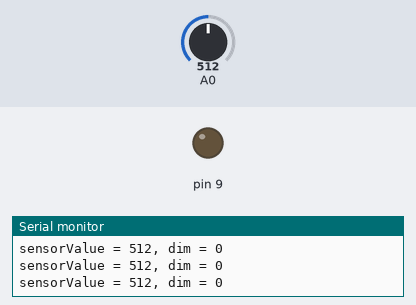
This sketch was run on a simulated Arduino Uno, built with avr-gcc and run on an emulated ATmega328P. On the bench: output pins drawn as LEDs (lit = HIGH), the last lines printed to the serial monitor. The inputs (shaded band) are chosen by the test bench; at power-on: A0 = 512.

Above: at 1.2 s.
1.3 s: A0 set to 900
At 2.5 s:
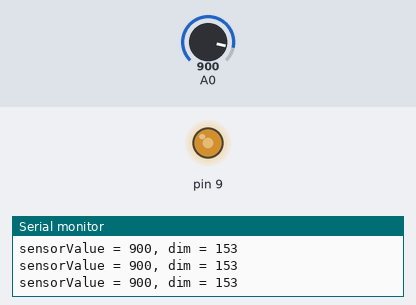
2.8 s: A0 set to 1023
At 3.8 s:
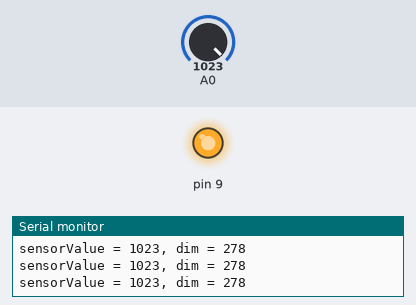
4.3 s: A0 set to 716
At 5.4 s:
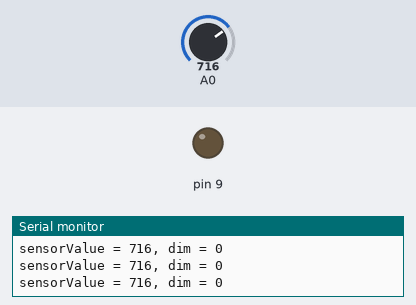
Timing chart, 0 to 7.3 s (numbered marks = the images above; inputs shaded):
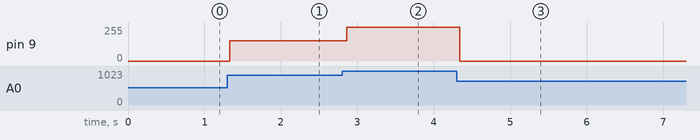

Measured:
- after the input at 1.3 s, pin 9: 0/255 → 153/255 at once
- after the input at 2.8 s, pin 9: 153/255 → 255/255 after 0.06 s
- after the input at 4.3 s, pin 9: 255/255 → 0/255 at once

The sketch:

led_dimming_with_photoresistorled_1.ino
```cpp
// C++ code
//
void setup()
{
  pinMode(9, OUTPUT);
  Serial.begin(9600);
}
int sensorValue;
int dim;


void loop()
{
  sensorValue = analogRead(A0);
  Serial.print("sensorValue = ");
  Serial.print(sensorValue);
  dim = map(sensorValue,750,1000,0,255);
  if(dim<0)dim=0;
  Serial.print(", dim = ");
  Serial.println(dim);
  analogWrite(9, dim);
}
```
